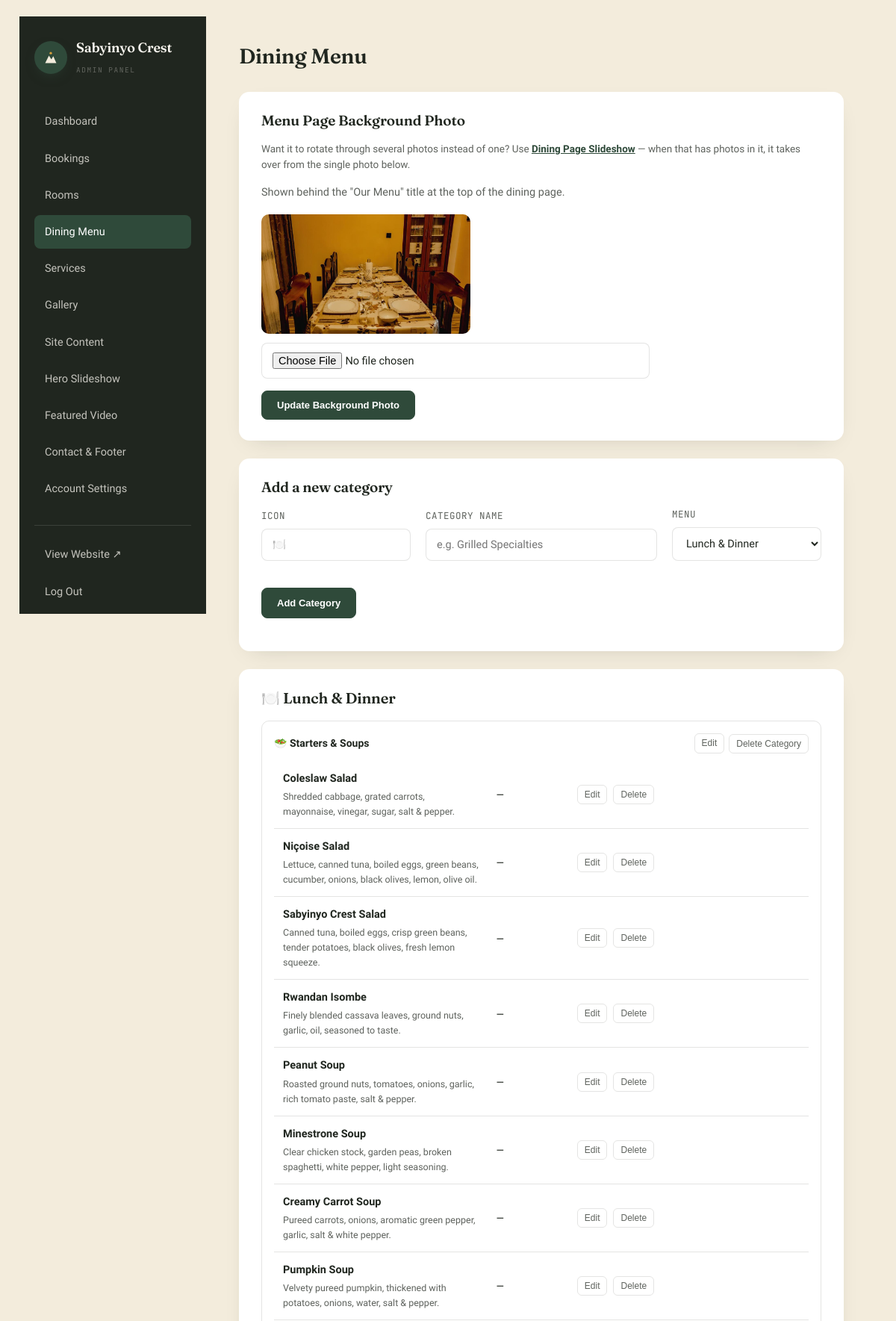
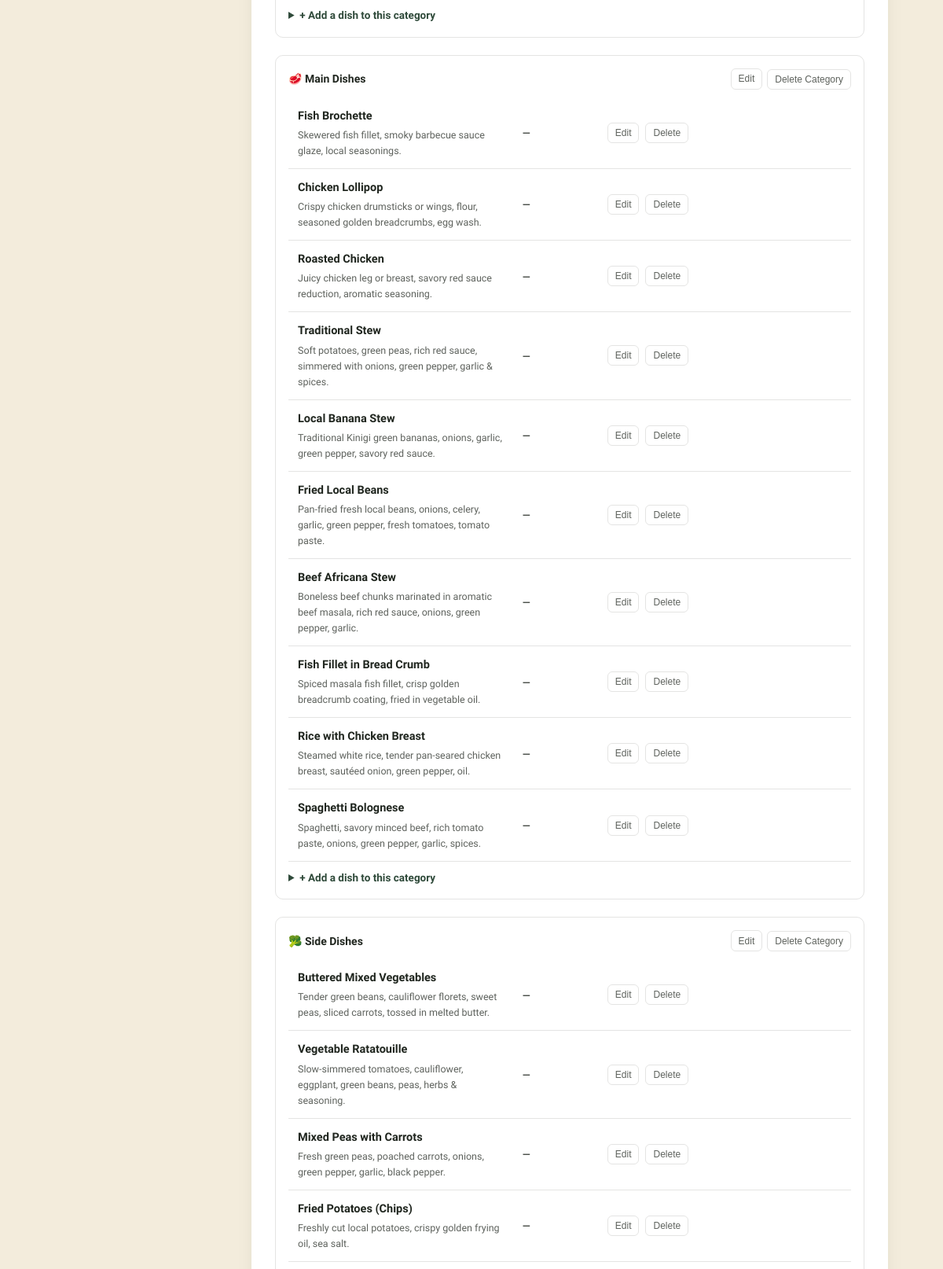
Screenshot of /admin/menu.php (signed in, upper part) with the database file from the repository (2 pictures, top to bottom).
### tables this page shows
CREATE TABLE `settings` (
  `id` int(11) NOT NULL DEFAULT 1,
  `brand_name` varchar(120) NOT NULL DEFAULT 'Sabyinyo Crest',
  `tagline` varchar(160) NOT NULL DEFAULT 'Cyuve, Musanze · Rwanda',
  `hero_title` varchar(255) NOT NULL DEFAULT 'Adventure begins just <em>outside your room</em>',
  `hero_subtitle` text DEFAULT NULL,
  `hero_image` varchar(255) DEFAULT 'assets/img/exterior_balcony_day.jpg',
  `welcome_body1` text DEFAULT NULL,
  `welcome_body2` text DEFAULT NULL,
  `testimonial_quote` varchar(500) DEFAULT NULL,
  `testimonial_image` varchar(255) DEFAULT 'assets/img/lounge_brickwall_tv.jpg',
  `footer_blurb` varchar(400) DEFAULT NULL,
  `reception_phone` varchar(40) DEFAULT '+250 791 330 698',
  `manager_phone` varchar(40) DEFAULT '+250 795 360 707',
  `whatsapp` varchar(20) DEFAULT '250791330698',
  `email` varchar(150) DEFAULT 'comforthotel10@gmail.com',
  `address` varchar(200) DEFAULT 'Cyuve, Musanze, Rwanda',
  `map_query` varchar(200) DEFAULT 'Sabyinyo Crest, Cyuve, Musanze, Rwanda',
  `facebook` varchar(255) DEFAULT '#',
  `twitter` varchar(255) DEFAULT '#',
  `instagram` varchar(255) DEFAULT '#',
  `reviews_count` int(11) DEFAULT 0,
  `reviews_url` varchar(255) DEFAULT '#',
  `video_enabled` tinyint(1) DEFAULT 0,
  `video_source` enum('upload','youtube') DEFAULT 'upload',
  `video_file` varchar(255) DEFAULT NULL,
  `video_youtube_id` varchar(50) DEFAULT NULL,
  `video_title` varchar(150) DEFAULT 'A Look Inside',
  `video_caption` varchar(300) DEFAULT 'Our guests, our team, and a taste of the Sabyinyo Crest experience.',
  `updated_at` datetime DEFAULT current_timestamp() ON UPDATE current_timestamp(),
  `dining_hero_image` varchar(255) DEFAULT 'assets/img/dining_formal_set.jpg'
);

CREATE TABLE `menu_categories` (
  `id` int(11) NOT NULL,
  `menu_type` enum('breakfast','lunch_dinner') NOT NULL,
  `name` varchar(120) NOT NULL,
  `icon` varchar(10) DEFAULT '',
  `sort_order` int(11) DEFAULT 0
);

CREATE TABLE `menu_items` (
  `id` int(11) NOT NULL,
  `category_id` int(11) NOT NULL,
  `name` varchar(150) NOT NULL,
  `description` text DEFAULT NULL,
  `price` decimal(8,2) DEFAULT NULL,
  `sort_order` int(11) DEFAULT 0
);

### includes/db.php (called while the page is built, shortened)
<?php
function db(): PDO {
    static $pdo = null;
    if ($pdo === null) {
        $dsn = 'mysql:host=' . DB_HOST . ';dbname=' . DB_NAME . ';charset=' . DB_CHARSET;
        try {
            $pdo = new PDO($dsn, DB_USER, DB_PASS, [
                PDO::ATTR_ERRMODE            => PDO::ERRMODE_EXCEPTION,
                PDO::ATTR_DEFAULT_FETCH_MODE => PDO::FETCH_ASSOC,
                PDO::ATTR_EMULATE_PREPARES   => false,
            ]);
        } catch (PDOException $e) {
            http_response_code(500);
            die('Database connection failed. Please check config.php and make sure the database has been imported (see db.sql). Details: ' . htmlspecialchars($e->getMessage()));
        }
    }
    return $pdo;
}

### includes/functions.php (called while the page is built, shortened)
<?php
function e(?string $str): string {
    return htmlspecialchars($str ?? '', ENT_QUOTES, 'UTF-8');
}
function get_settings(): array {
    static $settings = null;
    if ($settings === null) {
        $stmt = db()->query('SELECT * FROM settings WHERE id = 1 LIMIT 1');
        $settings = $stmt->fetch() ?: [];
    }
    return $settings;
}
function get_menu(string $type): array {
    $stmt = db()->prepare('SELECT * FROM menu_categories WHERE menu_type = ? ORDER BY sort_order ASC, id ASC');
    $stmt->execute([$type]);
    $categories = $stmt->fetchAll();
    foreach ($categories as &$cat) {
        $istmt = db()->prepare('SELECT * FROM menu_items WHERE category_id = ? ORDER BY sort_order ASC, id ASC');
        $istmt->execute([$cat['id']]);
        $cat['items'] = $istmt->fetchAll();
    }
    return $categories;
}
function img_src(?string $path): string {
    return e($path);
}

### admin/menu.php (the view, shortened to what this page needs)
<?php
$lunchDinner = get_menu('lunch_dinner');
$settings = get_settings();
$activeTab = 'menu';
require __DIR__ . '/includes/header.php';
function render_category_block(array $cat): void {
    ?>
    <div class="admin-item" style="margin-bottom:22px;">
      <div class="admin-item-top">
        <b><?= e($cat['icon']) ?> <?= e($cat['name']) ?></b>
        <div style="display:flex; gap:6px;">
          <button type="button" class="mini-btn" onclick="document.getElementById('editCat<?= $cat['id'] ?>').style.display='flex'">Edit</button>
          <form method="post" style="display:inline;">
            <button type="submit" class="mini-btn" data-confirm="Delete “<?= e($cat['name']) ?>” and all its dishes?">Delete Category</button>
          </form>
        </div>
      </div>
      <table class="admin-table" style="margin-bottom:10px;">
        <?php foreach ($cat['items'] as $item): ?>
        <tr>
          <td style="width:40%;">
            <b><?= e($item['name']) ?></b>
            <?php if ($item['description']): ?><div style="color:var(--ink-soft); font-size:12.5px; margin-top:3px;"><?= e($item['description']) ?></div><?php endif; ?>
          </td>
          <td style="width:15%; font-family:'JetBrains Mono',monospace;"><?= $item['price'] !== null ? '$'.number_format((float)$item['price'],2) : '—' ?></td>
          <td>
            <div class="admin-actions">
              <button type="button" class="mini-btn" onclick="document.getElementById('editItem<?= $item['id'] ?>').style.display='block'">Edit</button>
              <form method="post" style="display:inline;">
                <button type="submit" class="mini-btn" data-confirm="Remove “<?= e($item['name']) ?>”?">Delete</button>
              </form>
            </div>
          </td>
        </tr>
        <?php endforeach; ?>
      </table>
      <details>
        <summary style="cursor:pointer; color:var(--canopy); font-size:13.5px; font-weight:600;">+ Add a dish to this category</summary>
      </details>
    </div>
    <?php
}
?>
<div class="admin-topbar"><h1>Dining Menu</h1></div>
<div class="admin-card">
  <h3 style="font-family:'Fraunces',serif; font-size:19px; margin-bottom:16px;">Menu Page Background Photo</h3>
  <p style="color:var(--ink-soft); font-size:13.5px; margin-bottom:14px;">
    Want it to rotate through several photos instead of one? Use <a href="dining_slides.php" style="color:var(--canopy); font-weight:600;">Dining Page Slideshow</a> — when that has photos in it, it takes over from the single photo below.
  </p>
  <p style="color:var(--ink-soft); font-size:14.5px; margin-bottom:18px;">
    Shown behind the "Our Menu" title at the top of the dining page.
  </p>
  <form method="post" enctype="multipart/form-data" class="admin-form">
    <img class="preview" src="../<?= img_src($settings['dining_hero_image']) ?>" style="width:280px; height:160px; object-fit:cover;">
    <div class="field" style="margin-top:12px;">
      <input type="file" name="dining_hero_image" accept="image/jpeg,image/png,image/webp">
    </div>
    <button type="submit" class="abtn primary" style="padding:11px 20px;">Update Background Photo</button>
  </form>
</div>
<div class="admin-card">
  <h3 style="font-family:'Fraunces',serif; font-size:19px; margin-bottom:16px;">Add a new category</h3>
  <form method="post" class="admin-form">
    <div class="form-row" style="align-items:flex-end;">
      <div class="field" style="flex:0 0 90px;"><label>Icon</label><input type="text" name="icon" placeholder="🍽️"></div>
      <div class="field" style="flex:2;"><label>Category Name</label><input type="text" name="name" placeholder="e.g. Grilled Specialties" required></div>
      <div class="field" style="flex:1;"><label>Menu</label>
        <select name="menu_type">
          <option value="lunch_dinner">Lunch & Dinner</option>
        </select>
      </div>
      <div class="field" style="flex:0 0 auto;"><button type="submit" class="abtn primary" style="padding:12px 20px;">Add Category</button></div>
    </div>
  </form>
</div>
<div class="admin-card">
  <h3 style="font-family:'Fraunces',serif; font-size:20px; margin-bottom:18px;">🍽️ Lunch &amp; Dinner</h3>
  <?php foreach ($lunchDinner as $cat) render_category_block($cat); ?>
</div>
<?php require __DIR__ . '/includes/footer.php'; ?>

### admin/includes/header.php (shortened to what this page needs)
<?php
$settings = get_settings();
?>
<!DOCTYPE html>
<html lang="en">
<head>
<link rel="stylesheet" href="../assets/css/style.css">
</head>
<body class="admin-body">
<div class="admin-shell">
  <aside class="admin-sidebar">
    <div class="footer-brand" style="margin-bottom:2px;">
      <span class="brand-mark"><svg width="20" height="20" viewBox="0 0 24 24" fill="none"><path d="M3 21L9 9L13 15L16 10L21 21H3Z" fill="#F3ECDC"/><circle cx="12" cy="5" r="2" fill="#D6A13C"/></svg></span>
      <span>
        <span class="brand-name" style="display:block;"><?= e($settings['brand_name'] ?? '') ?></span>
        <span class="brand-sub">Admin Panel</span>
      </span>
    </div>
    <ul class="admin-nav">
      <li><a href="dashboard.php" class="<?= $activeTab==='dashboard'?'active':'' ?>">Dashboard</a></li>
      <li><a href="bookings.php" class="<?= $activeTab==='bookings'?'active':'' ?>">Bookings</a></li>
      <li><a href="rooms.php" class="<?= $activeTab==='rooms'?'active':'' ?>">Rooms</a></li>
      <li><a href="menu.php" class="<?= $activeTab==='menu'?'active':'' ?>">Dining Menu</a></li>
      <li><a href="services.php" class="<?= $activeTab==='services'?'active':'' ?>">Services</a></li>
      <li><a href="gallery.php" class="<?= $activeTab==='gallery'?'active':'' ?>">Gallery</a></li>
      <li><a href="content.php" class="<?= $activeTab==='content'?'active':'' ?>">Site Content</a></li>
      <li><a href="hero_slides.php" class="<?= $activeTab==='hero'?'active':'' ?>">Hero Slideshow</a></li>
      <li><a href="video.php" class="<?= $activeTab==='video'?'active':'' ?>">Featured Video</a></li>
      <li><a href="contact.php" class="<?= $activeTab==='contact'?'active':'' ?>">Contact & Footer</a></li>
      <li><a href="settings.php" class="<?= $activeTab==='settings'?'active':'' ?>">Account Settings</a></li>
    </ul>
    <ul class="admin-nav" style="margin-top:26px; border-top:1px solid rgba(251,248,241,0.12); padding-top:16px;">
      <li><a href="../index.php" target="_blank">View Website ↗</a></li>
      <li><a href="logout.php">Log Out</a></li>
    </ul>
  </aside>
  <main class="admin-main">

### assets/css/style.css (style rules this page uses)
:root { --ink:#20261F; --canopy:#2F4A3A; --canopy-light:#3E6350; --clay:#B75432; --clay-dark:#9A4327; --sand:#F3ECDC; --sand-deep:#E8DCC6; --marigold:#D6A13C; --mist:#8FA298; --paper:#FBF8F1; --ink-soft:rgba(32,38,31,0.72); --line:rgba(32,38,31,0.12); --shadow:0 20px 50px -20px rgba(32,38,31,0.35); --radius:14px; }
* { box-sizing:border-box; margin:0; padding:0; }
html { scroll-behavior:smooth; }
body { font-family:'Work Sans', sans-serif; background:var(--paper); color:var(--ink); line-height:1.6; -webkit-font-smoothing:antialiased; overflow-x:hidden; }
img { max-width:100%; display:block; }
h1,h2,h3,h4 { font-family:'Fraunces', serif; font-weight:600; line-height:1.12; letter-spacing:-0.01em; color:var(--ink); }
.brand-mark { width:44px; height:44px; border-radius:50%; background:var(--canopy); display:flex; align-items:center; justify-content:center; flex-shrink:0; box-shadow:0 6px 16px -6px rgba(47,74,58,0.6); }
.brand-name { font-family:'Fraunces', serif; font-weight:600; font-size:19px; letter-spacing:-0.01em; }
.brand-sub { font-family:'JetBrains Mono', monospace; font-size:9.5px; letter-spacing:0.16em; text-transform:uppercase; opacity:0.6; }
.footer-brand { display:flex; align-items:center; gap:12px; margin-bottom:18px; }
.footer-brand .brand-name { color:var(--paper); }
.field { margin-bottom:16px; }
.field label { display:block; font-size:12.5px; font-family:'JetBrains Mono',monospace; letter-spacing:.04em; text-transform:uppercase; color:var(--ink-soft); margin-bottom:7px; }
.field input, .field textarea, .field select { width:100%; padding:12px 14px; border-radius:8px; border:1.5px solid var(--line); font-family:'Work Sans',sans-serif; font-size:14.5px; background:#fff; color:var(--ink); }
.admin-body { padding:22px 26px; overflow-y:auto; flex:1; }
.admin-item { border:1px solid var(--line); border-radius:10px; padding:16px; margin-bottom:14px; position:relative; }
.admin-item-top { display:flex; justify-content:space-between; align-items:center; margin-bottom:10px; }
.admin-item-top b { font-size:14px; }
.mini-btn { background:none; border:1px solid var(--line); border-radius:6px; padding:5px 9px; font-size:12px; cursor:pointer; color:var(--ink-soft); display:inline-flex; align-items:center; gap:4px; }
.admin-body { background:var(--sand); min-height:100vh; font-family:'Work Sans',sans-serif; }
.admin-shell { display:flex; min-height:100vh; }
.admin-sidebar { width:250px; background:var(--ink); color:rgba(251,248,241,0.82); flex-shrink:0; padding:28px 20px; position:sticky; top:0; height:100vh; overflow-y:auto; }
.admin-sidebar .brand-name { color:var(--paper); font-size:18px; }
.admin-sidebar .brand-sub { color:rgba(251,248,241,0.5); }
.admin-nav { list-style:none; margin-top:36px; }
.admin-nav li { margin-bottom:4px; }
.admin-nav a { display:flex; align-items:center; gap:10px; padding:11px 14px; border-radius:8px; color:rgba(251,248,241,0.75); text-decoration:none; font-size:14.5px; font-weight:500; transition:.2s; }
.admin-nav a.active { background:var(--canopy); color:#fff; }
.admin-main { flex:1; padding:38px 44px; max-width:1100px; }
.admin-topbar { display:flex; justify-content:space-between; align-items:center; margin-bottom:32px; flex-wrap:wrap; gap:14px; }
.admin-topbar h1 { font-family:'Fraunces',serif; font-size:28px; }
.admin-card { background:#fff; border-radius:14px; padding:28px 30px; box-shadow:0 10px 30px -18px rgba(32,38,31,0.25); margin-bottom:24px; }
.admin-table { width:100%; border-collapse:collapse; }
.admin-table td { padding:12px; border-bottom:1px solid var(--line); font-size:14.5px; vertical-align:middle; }
.admin-actions { display:flex; gap:8px; }
.abtn { display:inline-flex; align-items:center; gap:6px; padding:8px 14px; border-radius:8px; font-size:13px; font-weight:600; text-decoration:none; border:1.5px solid var(--line); color:var(--ink); background:#fff; cursor:pointer; }
.abtn.primary { background:var(--canopy); color:#fff; border-color:var(--canopy); }
.admin-form .field { max-width:520px; }
.admin-form img.preview { width:220px; height:150px; object-fit:cover; border-radius:10px; margin-bottom:10px; background:var(--sand); display:block; }
.form-row { display:flex; gap:20px; flex-wrap:wrap; }
.form-row .field { flex:1; min-width:200px; }

### rows the page displays
settings: brand_name "Sabyinyo Crest", dining_hero_image (picture)
menu_categories: icon "🥗", name "Starters & Soups"
menu_items: name "Coleslaw Salad", description "Shredded cabbage, grated carrots, mayonnaise, vinegar, sugar, salt & pepper."
menu_items: name "Niçoise Salad", description "Lettuce, canned tuna, boiled eggs, green beans, cucumber, onions, black olives, lemon, olive oil."
menu_items: name "Sabyinyo Crest Salad", description "Canned tuna, boiled eggs, crisp green beans, tender potatoes, black olives, fresh lemon squeeze."
menu_items: name "Rwandan Isombe", description "Finely blended cassava leaves, ground nuts, garlic, oil, seasoned to taste."
menu_items: name "Peanut Soup", description "Roasted ground nuts, tomatoes, onions, garlic, rich tomato paste, salt & pepper."
menu_items: name "Minestrone Soup", description "Clear chicken stock, garden peas, broken spaghetti, white pepper, light seasoning."
menu_items: name "Creamy Carrot Soup", description "Pureed carrots, onions, aromatic green pepper, garlic, salt & white pepper."
menu_items: name "Pumpkin Soup", description "Velvety pureed pumpkin, thickened with potatoes, onions, water, salt & pepper."
menu_categories: icon "🥩", name "Main Dishes"
menu_items: name "Fish Brochette", description "Skewered fish fillet, smoky barbecue sauce glaze, local seasonings."
menu_items: name "Chicken Lollipop", description "Crispy chicken drumsticks or wings, flour, seasoned golden breadcrumbs, egg wash."
menu_items: name "Roasted Chicken", description "Juicy chicken leg or breast, savory red sauce reduction, aromatic seasoning."
menu_items: name "Traditional Stew", description "Soft potatoes, green peas, rich red sauce, simmered with onions, green pepper, garlic & spices."
menu_items: name "Local Banana Stew", description "Traditional Kinigi green bananas, onions, garlic, green pepper, savory red sauce."
menu_items: name "Fried Local Beans", description "Pan-fried fresh local beans, onions, celery, garlic, green pepper, fresh tomatoes, tomato paste."
menu_items: name "Beef Africana Stew", description "Boneless beef chunks marinated in aromatic beef masala, rich red sauce, onions, green pepper, garlic."
menu_items: name "Fish Fillet in Bread Crumb", description "Spiced masala fish fillet, crisp golden breadcrumb coating, fried in vegetable oil."
menu_items: name "Rice with Chicken Breast", description "Steamed white rice, tender pan-seared chicken breast, sautéed onion, green pepper, oil."
menu_items: name "Spaghetti Bolognese", description "Spaghetti, savory minced beef, rich tomato paste, onions, green pepper, garlic, spices."
menu_categories: icon "🥦", name "Side Dishes"
menu_items: name "Buttered Mixed Vegetables", description "Tender green beans, cauliflower florets, sweet peas, sliced carrots, tossed in melted butter."
menu_items: name "Vegetable Ratatouille", description "Slow-simmered tomatoes, cauliflower, eggplant, green beans, peas, herbs & seasoning."
menu_items: name "Mixed Peas with Carrots", description "Fresh green peas, poached carrots, onions, green pepper, garlic, black pepper."
menu_items: name "Fried Potatoes (Chips)", description "Freshly cut local potatoes, crispy golden frying oil, sea salt."
